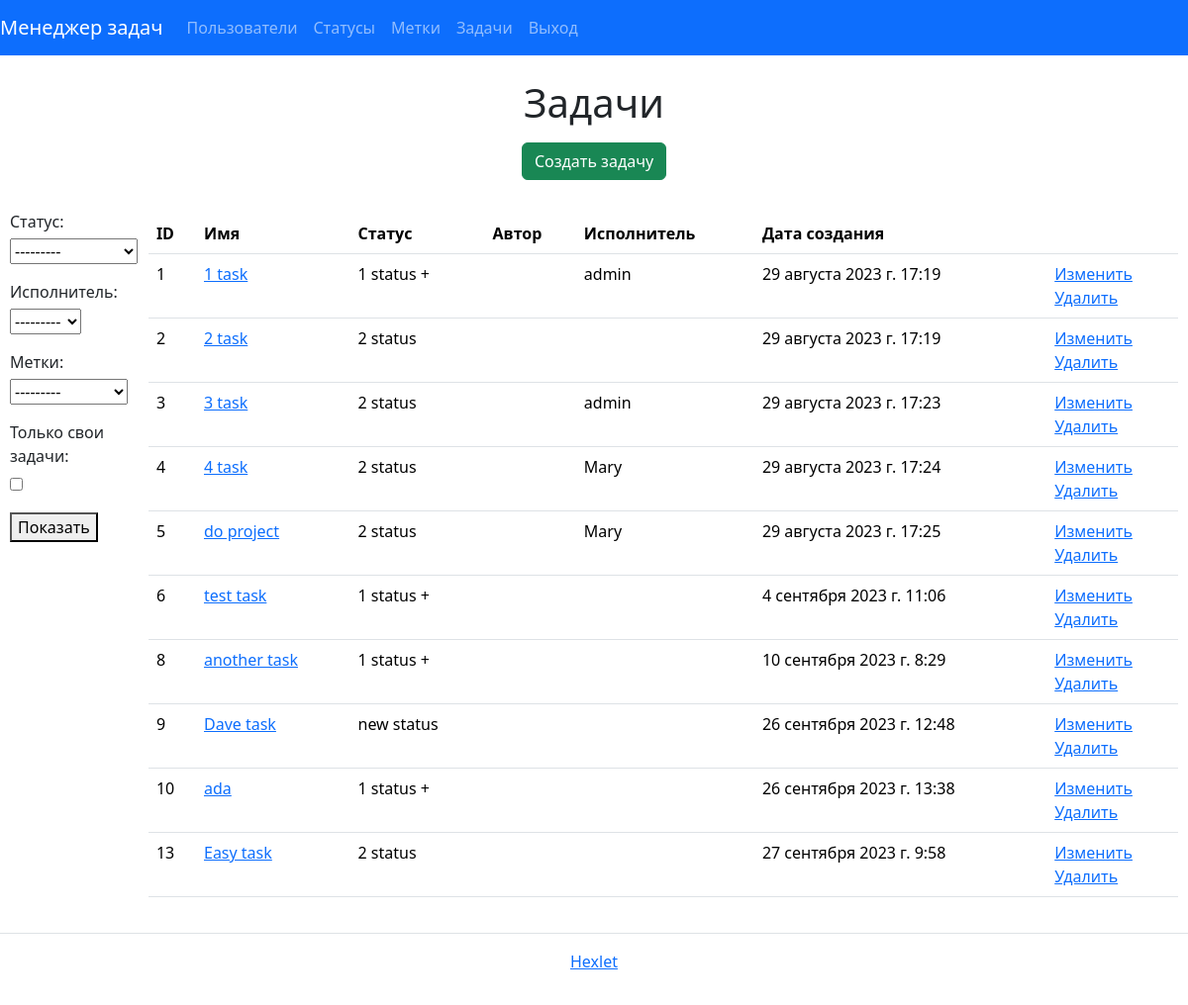
/tasks/ (signed in), run on an earlier commit of the app's database.
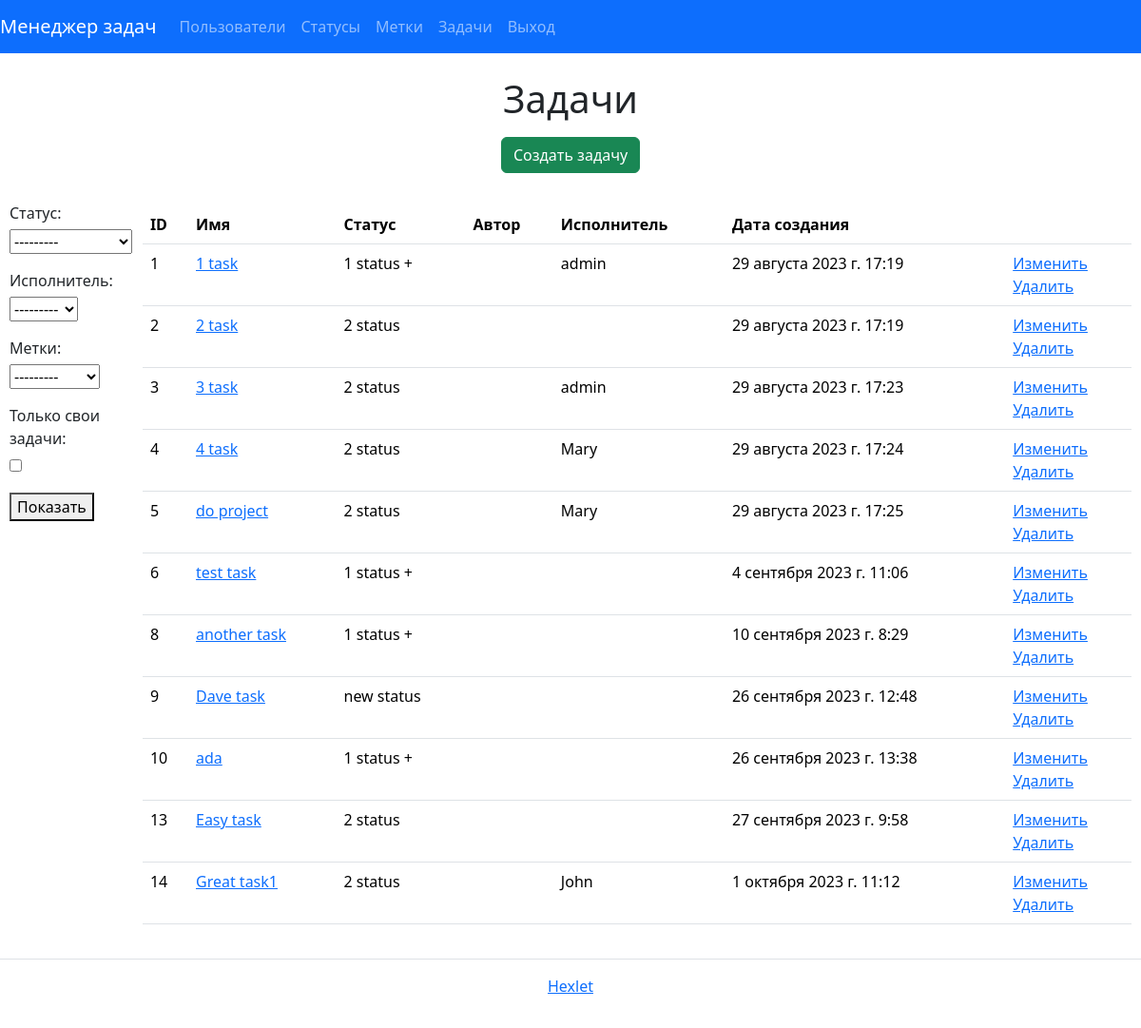
And on a later commit of the database.
### task_manager/tasks/models.py (models this page shows, shortened)
class Task(models.Model):
    name = models.CharField(_('name'), max_length=30)
    description = models.TextField(_('description'), blank=True)
    status = models.ForeignKey(Status, on_delete=models.PROTECT, verbose_name=_('status'))
    author = models.ForeignKey(
        User,
        on_delete=models.PROTECT,
        related_name='author',
        blank=True,
        verbose_name=_('author')
    )
    executor = models.ForeignKey(
        get_user_model(),
        on_delete=models.PROTECT,
        related_name='executor',
        blank=True,
        null=True,
        verbose_name=_('executor')
    )
    created_at = models.DateTimeField(_("created_at"), default=timezone.now)
    labels = models.ManyToManyField(
        Label,
        through='TaskLabel',
        related_name='labels',
        verbose_name=_('labels'),
        blank=True,
    )
    class Meta:
        ordering = ['id']

### task_manager/statuses/models.py (models this page shows)
class Status(models.Model):
    name = models.CharField(_('name'), max_length=30)
    created_at = models.DateTimeField(auto_now_add=True)
    def __str__(self):
        return self.name

### task_manager/tasks/views.py (the view)
# urls.py: path('', TaskList.as_view(), name='task_index'),
class TaskList(UserLoginMixin, FilterView):
    model = Task
    template_name = 'tasks/index.html'
    context_object_name = 'tasks'
    filterset_class = TaskFilter

### task_manager/labels/models.py (called while the page is built)
    def __str__(self):
        return self.name

### task_manager/templates/tasks/index.html (shortened to what this page needs)
{% extends "base.html" %}
{% load i18n %}
{% block content %}
<h1 class="my-2 text-center">{% trans "Tasks" %}</h1>
<div class="d-flex justify-content-center mt-3 mb-0">
  <a class="btn btn-success btn-md" href="{% url 'task_create' %}">{% trans "Create task" %}</a>
</div>
<div class="container">
  <div class="flex-container">
    <div class="filter-form">
      <form method="get">
        {{ filter.form.as_p }}
        <button type="submit">{% trans 'Show' %}</button>
      </form>
    </div>
    <table class="table table-lg-responsive table-hover mt-4">
      <thead class="thead-light">
        <tr>
          <th>{% trans "ID" %}</th>
          <th>{% trans "Name" %}</th>
          <th>{% trans "Status" %}</th>
          <th>{% trans "Author" %}</th>
          <th>{% trans "Executor" %}</th>
          <th>{% trans "Creation date" %}</th>
          <th></th>
        </tr>
      </thead>
      <tbody>
        {% if tasks %}
          {% for task in tasks %}
          <tr>
            <td>{{ task.id }}</td>
            <td><a href="{% url 'task_single' task.id %}">{{ task.name }}</a></td>
            <td>{{ task.status }}</td>
            <td>{{ task.author }}</td>
            {% if task.executor %}
            <td>{{ task.executor }}</td>
            {% else %}
            <td></td>
            {% endif %}
            <td>{{ task.created_at }}</td>
            <td>
              <a href="{% url 'task_update' task.id %}">{% trans "Modify" %}</a>
              <br>
              <a href="{% url 'task_delete' task.id %}">{% trans "Delete" %}</a>
            </td>
          </tr>
          {% endfor %}
        {% endif %}
      </tbody>
    </table>
  </div>
</div>
{% endblock %}

What changed in the data, as far as the page shows it:
added Task: id "14", name "Great task1", status "2 status", executor "John", created_at "1 октября 2023 г. 11:12"
